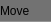
<?xml version="1.0" encoding="UTF-8"?>
<ui version="4.0">
 <class>InfoWidget</class>
 <widget class="QWidget" name="InfoWidget">
  <property name="geometry">
   <rect>
    <x>0</x>
    <y>0</y>
    <width>51</width>
    <height>22</height>
   </rect>
  </property>
  <property name="sizePolicy">
   <sizepolicy hsizetype="Expanding" vsizetype="Expanding">
    <horstretch>0</horstretch>
    <verstretch>0</verstretch>
   </sizepolicy>
  </property>
  <property name="windowTitle">
   <string>Form</string>
  </property>
  <property name="styleSheet">
   <string notr="true">background-color: rgba(0, 0, 0, 60);</string>
  </property>
  <widget class="QLabel" name="label">
   <property name="geometry">
    <rect>
     <x>0</x>
     <y>0</y>
     <width>51</width>
     <height>21</height>
    </rect>
   </property>
   <property name="text">
    <string>Move</string>
   </property>
  </widget>
 </widget>
 <resources/>
 <connections/>
</ui>
